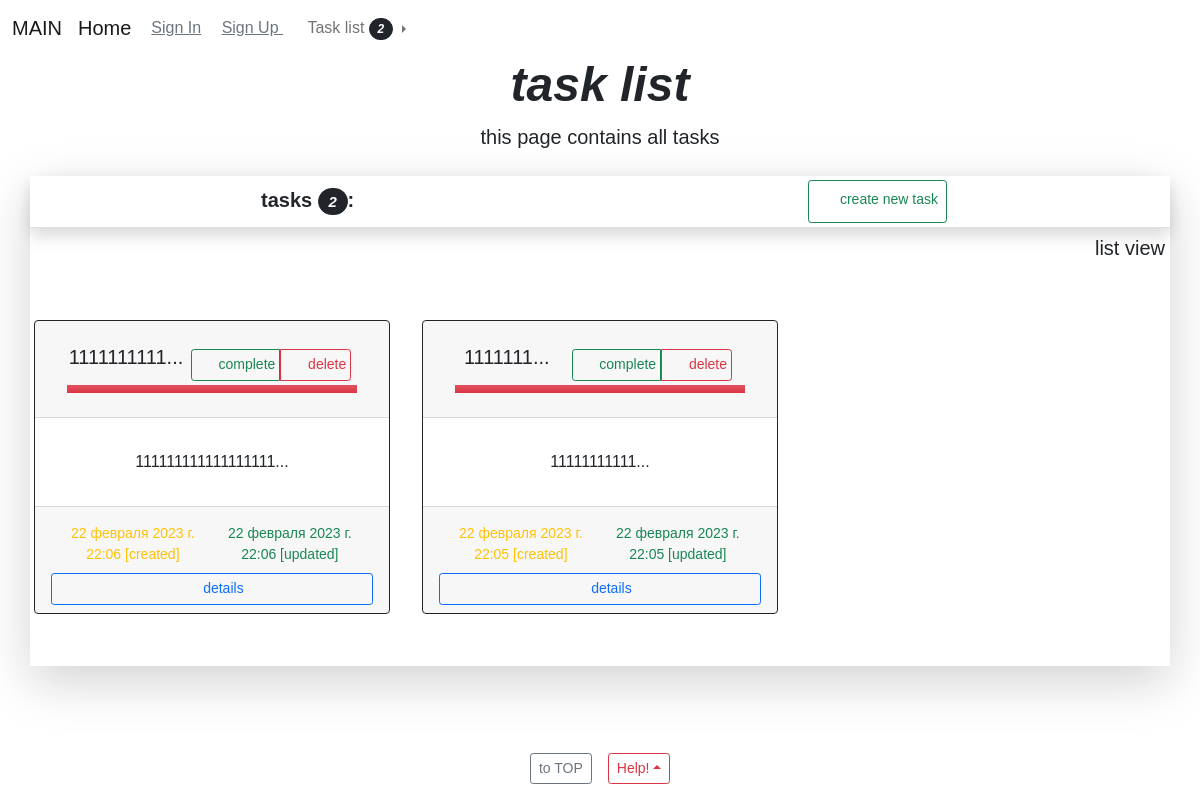
The app's page /task/list/ with its own data.
### app_django/models.py (models this page shows, shortened)
class Task(models.Model):
    author = models.ForeignKey(
        User, on_delete=models.CASCADE
    )
    title = models.CharField(
        db_column='title_db_column',
        db_index=True,
        db_tablespace='title_db_tablespace',
        error_messages=False,
        primary_key=False,
        validators=[MinLengthValidator(0), MaxLengthValidator(300), ],
        unique=False,
        editable=True,
        blank=True,
        null=True,
        default='',
        verbose_name='Заголовок',
        help_text='<small class="text-muted">CharField [0, 300]</small><hr><br>',
        max_length=300,
    )
    description = models.TextField(
        db_column='description_db_column',
        db_index=True,
        db_tablespace='description_db_tablespace',
        error_messages=False,
        primary_key=False,
        validators=[MinLengthValidator(0), MaxLengthValidator(3000), ],
        unique=False,
        editable=True,
        blank=True,
        null=True,
        default="",
        verbose_name='Описание',
        help_text='<small class="text-muted">TextField [0, 3000]</small><hr><br>',
        max_length=3000,
    )
    is_completed = models.BooleanField(
        db_column='is_completed_db_column',
        db_index=True,
        db_tablespace='is_completed_db_tablespace',
        error_messages=False,
        primary_key=False,
        unique=False,
        editable=True,
        blank=True,
        null=False,
        default=False,
        verbose_name='Статус выполнения',
        help_text='<small class="text-muted">BooleanField</small><hr><br>',
    )
    created = models.DateTimeField(
        db_column='created_db_column',
        db_index=True,
        db_tablespace='created_db_tablespace',
        error_messages=False,
        primary_key=False,
        unique=False,
        editable=True,
        blank=True,
        null=True,
        default=timezone.now,
        verbose_name='Дата и время создания',
        help_text='<small class="text-muted">DateTimeField</small><hr><br>',
        auto_now=False,
        auto_now_add=False,
    )
    updated = models.DateTimeField(
        db_column='updated_db_column',
        db_index=True,
        db_tablespace='updated_db_tablespace',
        error_messages=False,
        primary_key=False,
        unique=False,
        editable=True,
        blank=True,
        null=True,
        default=timezone.now,
        verbose_name='Дата и время обновления',
        help_text='<small class="text-muted">DateTimeField</small><hr><br>',
        auto_now=False,
        auto_now_add=False,
    )
    class Meta:
        app_label = 'app_django'
        ordering = ('-updated',)
        verbose_name = 'Task'
        verbose_name_plural = 'Tasks'
        db_table = 'task_task_list_model_table'

### app_django/views.py (the view)
# urls.py: path('task/list/', views.read_list, name='read_list'),
def read_list(request):
    is_detail_view = request.GET.get("is_detail_view", True)
    if is_detail_view == "False":
        is_detail_view = False
    elif is_detail_view == "True":
        is_detail_view = True
    task_list = models.Task.objects.all()
    def paginate(objects, num_page):
        paginator = Paginator(objects, num_page)
        pages = request.GET.get('page')
        try:
            local_page = paginator.page(pages)
        except PageNotAnInteger:
            local_page = paginator.page(1)
        except EmptyPage:
            local_page = paginator.page(paginator.num_pages)
        return local_page
    page = paginate(objects=task_list, num_page=4)
    context = {
        "page": page,
        "is_detail_view": is_detail_view
    }
    return render(request, 'app_task_list/pages/task_list.html', context)

### app_django/context_processors.py (called while the page is built)
def task_count(request):
    try:
        count = models.Task.objects.all().count()
    except Exception as error:
        count = 0
        print(f"context_processors.py task_count {error}")
    return dict(task_count=count)

### app_django/templatetags/app_django_extras.py (called while the page is built)
@register.simple_tag(takes_context=True)
def text_upper_case(context, text: str):
    try:
        return str(text).upper()
    except Exception as error:
        print("error simple_tag text_upper_case: ", error)
        return ""

@register.simple_tag(takes_context=True)
def access_tag(context, slug: str):
    try:
        return True
    except Exception as error:
        print("error simple_tag access_tag: ", error)
        return True

@register.filter(name='cut_string')
def cut_string(value, arg: int):
    return f"{value[0:arg]}..."

### app_django/templates/app_task_list/pages/task_list.html (shortened to what this page needs)
{% extends "components/base.html" %}
{% load app_django_extras %}
{% load static %}
{% block navbar %}
    {% include 'components/navbar.html' %}
{% endblock navbar %}
{% block header %}task list{% endblock header %}
{% block description %}this page contains all tasks{% endblock description %}
{% block main %}
<div class="container shadow-lg custom-background-transparent-hard m-0 p-0">
    <div class="shadow border-bottom m-0 p-0">
        <div class="d-flex justify-content-around">
            <h6 class="lead fw-bold m-1 p-2">tasks <i class="btn btn-sm btn-dark bg-opacity-50 badge rounded-pill">{{ task_count }}</i>:</h6>
            <a class="text-decoration-none btn btn-sm btn-outline-success m-1 p-2" href="{% url 'app_name_task_list:create' %}">
                <i class="fa-solid fa-circle-plus m-0 p-1"></i>
                create new task
            </a>
        </div>
    </div>
    <div class="text-end">
        <form action="{% url 'app_name_task_list:read_list' %}"
        method="GET"
        target="_self"
        enctype="multipart/form-data"
        name="idea_create"
        autocomplete="on"
        class="m-0 p-0"
        >
        {% if is_detail_view %}
            <button class="btn btn-lg m-0 p-1" type="submit">
                <i class="fa-solid fa-list-check text-secondary m-0 p-1"></i>
                list view
            </button>
        {% else %}
            <button class="btn btn-lg m-0 p-1" type="submit">
                <i class="fa-solid fa-calendar-week text-secondary m-0 p-"></i>
                detail view
            </button>
        {% endif %}
        </form>
    </div>
    {% if page %}
        <div class="container d-flex justify-content-center align-self-center">
        </div>
        {% if is_detail_view %}
            <div class="row row-cols-1 row-cols-md-2 row-cols-lg-3">
                {% for task in page %}
                    <div class="col">
                        <div class="card border border-1 border-dark custom-background-transparent-middle m-1 p-0">
                            <div class="card-header">
                                <div class="m-0 p-3">
                                    <div class="d-flex justify-content-around">
                                        <a class="text-decoration-none text-dark" href="{% url 'app_name_task_list:read' task.id %}">
                                            <h5>{{ task.title|cut_string:30 }}</h5>
                                        </a>
                                        <form action="{% url 'app_name_task_list:update' task.id %}"
                                              method="POST"
                                              target="_self"
                                              enctype="multipart/form-data"
                                              name="idea_create"
                                              autocomplete="on"
                                              class="m-0 p-0"
                                        >
                                            <div class="btn-group m-0 p-1">
                                                {% if task.is_completed %}
                                                    <button class="btn btn-sm btn-outline-danger m-0 p-1" type="submit">
                                                        <i class="fa-solid fa-circle-xmark text-danger m-0 p-1"></i>
                                                        not complete
                                                    </button>
                                                {% else %}
                                                    <button class="btn btn-sm btn-outline-success m-0 p-1" type="submit">
                                                        <i class="fa-solid fa-circle-check text-success m-0 p-1"></i>
                                                        complete
                                                    </button>
                                                {% endif %}
                                                <a href="{% url 'app_name_task_list:delete' task.id %}" class="btn btn-sm btn-outline-danger m-0 p-1">
                                                    <i class="fa-solid fa-circle-minus text-danger m-0 p-1"></i>
                                                    delete
                                                </a>
                                            </div>
                                        </form>
                                    </div>
                                    {% if task.is_completed %}
                                        <div class="feature-icon bg-success bg-gradient text-white">
                                            <p class="m-0 p-1"></p>
                                        </div>
                                    {% else %}
                                        <div class="feature-icon bg-danger bg-gradient text-white">
                                            <p class="m-0 p-1"></p>
                                        </div>
                                    {% endif %}
                                </div>
                            </div>
                            <div class="card-body">
                                <p class="m-0 p-3">{{ task.description|cut_string:100 }}</p>
                            </div>
                            <div class="card-footer">
                                <div class="d-flex justify-content-between m-0 p-1">
                                    <small class="text-warning m-1 p-0">
                                        {{ task.created }} [created]
                                    </small>
                                    <small class="text-success m-1 p-0">
                                        {{ task.updated }} [updated]
                                    </small>
                                </div>
                                <a class="text-decoration-none text-dark" href="{% url 'app_name_task_list:read' task.id %}">
                                    <button class="btn btn-sm btn-outline-primary w-100 m-0 p-1" type="submit">
                                        <i class="fa-solid fa-circle-info m-0 p-1"></i>
                                        details
                                    </button>
                                </a>
                            </div>
                        </div>
                    </div>
                {% endfor %}
            </div>
        {% endif %}
        <div class="container d-flex justify-content-center align-self-center">
        </div>
    {% else %}
        {% include 'components/aborted.html' %}
    {% endif %}
</div>
{% endblock main %}
{% block footer %}
    {% include 'components/footer.html' %}
{% endblock footer %}

### templates/components/base.html (shortened to what this page needs)
{% load static %}
<!doctype html>
<html lang="en" class="h-100">
<head>
    <link rel="stylesheet" type="text/css" href="{% static 'css/bootstrap/bootstrap.min.css' %}">
    <link rel="stylesheet" type="text/css" href="{% static 'css/font_awesome_6_0_0/css/all.css' %}">
    <link rel="stylesheet" type="text/css" href="{% static 'css/font_zen/style.css' %}">
    <link rel="stylesheet" type="text/css" href="{% static 'css/custom.css' %}">
</head>
<body class="d-flex flex-column h-100 custom_body_1" style="min-height: 100vh;">
    {% block navbar %}{% endblock navbar %}
    <main class="flex-shrink-0">
        <div class="container-fluid">
            <div class="container">
                <div class="container-fluid">
                    <div class="text-center">
                        <h1 class="display-5 fw-bold fst-italic">{% block header %}{% endblock header %}</h1>
                        <div class="col-lg-6 mx-auto">
                            <p class="lead mb-4">{% block description %}{% endblock description %}</p>
                        </div>
                    </div>
                </div>
            </div>
            <main class="container p-0 custom_main_1">
                {% block main %}{% endblock main %}
            </main>
        </div>
    </main>
    {% block footer %}{% endblock footer %}
</body>
</html>

### templates/components/navbar.html (shortened to what this page needs)
{% load app_django_extras %}
<nav class="container-fluid navbar navbar-expand-lg navbar-light custom-background-transparent-middle-hard">
    <a class="navbar-brand" href="{% url 'app_name_task_list:' %}">MAIN</a>
    <a class="navbar-brand" href="{% url 'app_name_task_list:home' %}">Home</a>
    {% if request.user.is_authenticated %}
        <a class="m-1 text-danger" href="{% url 'app_name_task_list:logout' %}">Logout<i class="fa-solid fa-door-open"></i></a>
        <div>[{{request.user.username}}]</div>
    {% else %}
        <a class="m-1 text-secondary" href="{% url 'app_name_task_list:sign_in' %}">Sign In<i class="fa-solid fa-right-to-bracket"></i></a>
        <a class="m-1 text-secondary" href="{% url 'app_name_task_list:register' %}">Sign Up <i class="fa-solid fa-user-plus"></i></a>
    {% endif %}
    {% access_tag 'module_modules' as module_modules %}
    {% if module_modules %}
        <ul class="navbar-nav navbar-collapse collapse" id="navbarSupportedContent">
            {% access_tag 'superuser' as superuser %}
            {% if superuser %}
                <li class="dropend">
                    <a class="nav-link dropdown-toggle" role="button" data-bs-toggle="dropdown">
                        Task list
                        <i class="btn btn-sm btn-dark bg-opacity-50 badge rounded-pill"> {{ task_count }}</i>
                    </a>
                </li>
            {% endif %}
        </ul>
    {% endif %}
</nav>

### templates/components/footer.html (shortened to what this page needs)
<footer class="container-fluid mt-auto footer page-footer custom-background-transparent-middle-hard">
    <ul class="row row-cols-auto row-cols-md-auto row-cols-lg-auto nav justify-content-center">
        <li class="m-1 p-1">
            <div class="navbar">
                <a class="btn btn-sm btn-outline-secondary" href="#">to TOP</a>
            </div>
        </li>
        <li class="m-1 p-1">
            <div class="navbar dropup">
                <a class="dropdown-toggle btn btn-sm  btn-outline-danger" role="button" data-bs-toggle="dropdown">Help!</a>
            </div>
        </li>
    </ul>
</footer>

### static_external/css/custom.css (style rules this page uses)
.custom_body_1 { min-height: 100vh; margin: 0 !important; padding: 0 !important; background-image: url("../img/global_background_image.jpg"); background-attachment: fixed; background-size: cover; font-family: Zen Kaku Gothic Antique, sans-serif !important; }
.custom_main_1 { min-height: 70vh; text-align: center; margin-right: auto; margin-left: auto; padding: 0 !important; }
@media (min-width: 576px) { .custom_main_1 { max-width: 540px; } }
@media (min-width: 768px) { .custom_main_1 { max-width: 720px; } }
@media (min-width: 992px) { .custom_main_1 { max-width: 960px; } }
@media (min-width: 1200px) { .custom_main_1 { max-width: 1140px; } }
.custom-background-transparent-middle { background: rgba( 255, 255, 255, 0.85 ) !important; }
.custom-background-transparent-middle-hard { background: rgba( 255, 255, 255, 0.75 ) !important; }
.custom-background-transparent-hard { background: rgba( 255, 255, 255, 0.10 ) !important; }

### records on screen
Task: title "1111111111...", is_completed_db_column False (drawn), description "111111111111111111...", created "22 февраля 2023 г. 22:06", updated "22 февраля 2023 г. 22:06"
Task: title "1111111...", is_completed_db_column False (drawn), description "11111111111...", created "22 февраля 2023 г. 22:05", updated "22 февраля 2023 г. 22:05"

### other values on screen
{{ task_count }} "2"
